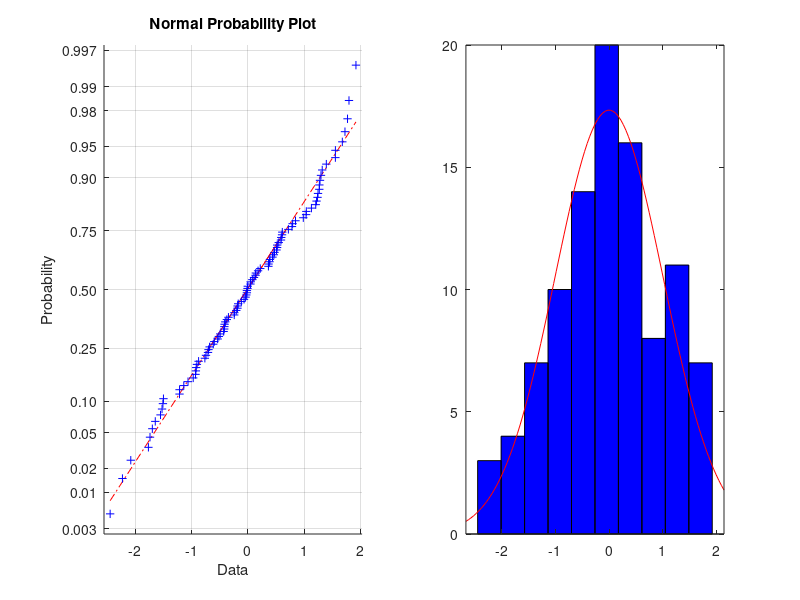
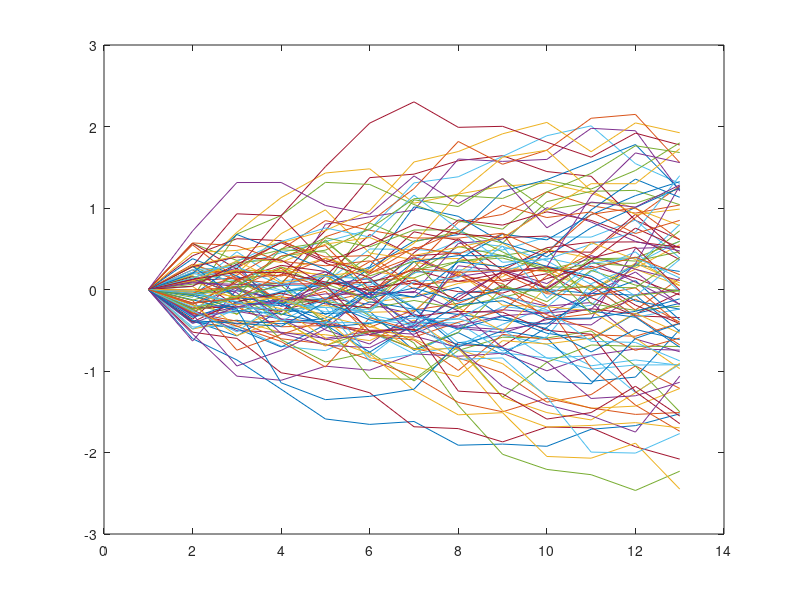

The MATLAB source for these figures, in order:
% Example 2: we will look in vectors of random variable that are used
% to simulate a geometric Brownian motion. The Browian motion can be
% seen as an asset, yield 4%, volatility 15%. The timespan of the
% simulation is 1 year (twelve monthly realization). We have a 10000 paths
% pool and will select a subsample of 100 paths in the pool to obtain
% the same performance of the original pool
rng (13,'twister')
% Browinan motion parameters
Nper=12;
sigma=1;
dt=1/Nper;
% Creation of the Pool
X_Big_Processes=randn(10000,Nper)*sigma*(dt^0.5);
X_Big_Cum=sum(X_Big_Processes,2);
% Create a population of 500 individual. Each individual has a genoma of
% 100 genes, any of them points to a path in the pool
Population=ceil(rand(100,500)*10000);
% We make sure all individuals are well defined, so no path is selected
% twice
for i=1:500
    while length(unique(Population(:,i)))<100
        Population(:,i)=ceil(rand(100,1)*10000);
    end
end
% Initialize fitness
MeansOfPopulation=mean(X_Big_Cum(Population));
StDevsOfPopulation=std(X_Big_Cum(Population),1);
w1=10;
w2=1;
Fitness=w1*(MeansOfPopulation).^2+w2*(StDevsOfPopulation-sigma).^2;
% Probability of events
pdeath=0.1;
pfight=0.1;
pmut=0.4;
pcross=0.3;
Res=zeros(10001,1);
genimut=5;
genicross=5;
for i=1:10000 % we will look into 10000 generations
    % The strongest individual is saved at index 1 in population
    [a,b]=sort(Fitness);
    aux=Population(:,b(1));
    auxF=Fitness(b(1));
    Population(:,b(1))=Population(:,1);
    Fitness(b(1))=Fitness(1);
    Population(:,1)=aux;
    Fitness(1)=auxF;
    % We will extract randselector (the individual that will be touched by
    % the event and randgenselector, the gene of the individual that will
    % be changed in the event. It is (almost) like multiplying event
    % probabilities by 1/500 (step (a) of alg. in the paper)
    randselector=rand();
    randgenselector=ceil(rand()*499)+1;
    % The selected individual will die (step (b) of alg. in the paper) and
    % will be replaced by the strongest
    if randselector<pdeath
        Population(:,randgenselector)=Population(:,1);
    % The selected individual will fight against another and the stronger
    % individual will replace the weaker (step (c) of alg.)
    elseif randselector<pdeath+pfight
        target=ceil(rand()*500);
        winner=randgenselector;
        if Fitness(randgenselector)<Fitness(target)
            winner=target;
        end
        winnerG=Population(:,winner);
        Population(:,randgenselector)=winnerG;
        Population(:,target)=winnerG;
    % The selected individual will mutate (step (d) of alg.)
    elseif randselector<pdeath+pfight+pmut
        % Mutation will touch genimut genes
        for j=1:genimut
            % A mutation is good if it does not create a repetition in the
            % individual (the realization in the pool that is selected by
            % the mutation was not present in the original individual)
            goodmut=false;
            while not(goodmut)
                target=ceil(rand()*10000);
                goodmut=not(ismember(target,Population(:,randgenselector)));
            end
            % Il target � un nuovo elemento
            Population(ceil(rand()*100),randgenselector)=target;
        end
    % Last option, the selected individual will go into a crossover, step (e)
    else
        % We need a second individual for the crossover, and we make sure
        % it is different from the first one. We also make sure we are not
        % changing the strongest genoma.
        goodtarget=false;
        while not(goodtarget)
            targeti=ceil(rand()*499)+1;
            goodtarget=(targeti~=randgenselector);
        end
        % we will exchange genicross genes
        for j=1:genicross
            goodcross=false;
            % a gene is good for the exchange if it does not create repetitions.
            % This happens if: 1-the two genes point to the same
            % realization in the pool or 2-the realization in the pool that is
            % pointed to by the gene of intividual A is not already in
            % individual B genoma and vice versa
            while not(goodcross)
                targetg=ceil(rand()*100);
                if Population(targetg,targeti)==Population(targetg,randgenselector)
                    goodcross=true;
                else
                    if not(ismember(Population(targetg,targeti),Population(:,randgenselector))) && ...
                            not(ismember(Population(targetg,randgenselector),Population(:,targeti)))
                        aux=Population(targetg,targeti);
                        Population(targetg,targeti)=Population(targetg,randgenselector);
                        Population(targetg,randgenselector)=aux;
                        goodcross=true;
                    end
                end
            end
        end
    end
    % Upating fitness
    MeansOfPopulation=mean(X_Big_Cum(Population));
    StDevsOfPopulation=std(X_Big_Cum(Population),1);
    Fitness=w1*(MeansOfPopulation).^2+w2*(StDevsOfPopulation-sigma).^2;
    if (Fitness(1)~=Res(i))
        disp(Fitness(1));
    end
    if (mod(i,100)==0)
        disp(i)
    end
    Res(i+1)=Fitness(1);
end
% A couple of plots to look into population
subplot(1,2,1)
normplot(X_Big_Cum(Population(:,1)))
subplot(1,2,2)
histfit(X_Big_Cum(Population(:,1)),10)
figure()
plot(cumsum([zeros(100,1),X_Big_Processes(Population(:,1),:)],2)')
disp(mean(X_Big_Cum(Population(:,1))))
disp(std(X_Big_Cum(Population(:,1)),1))
